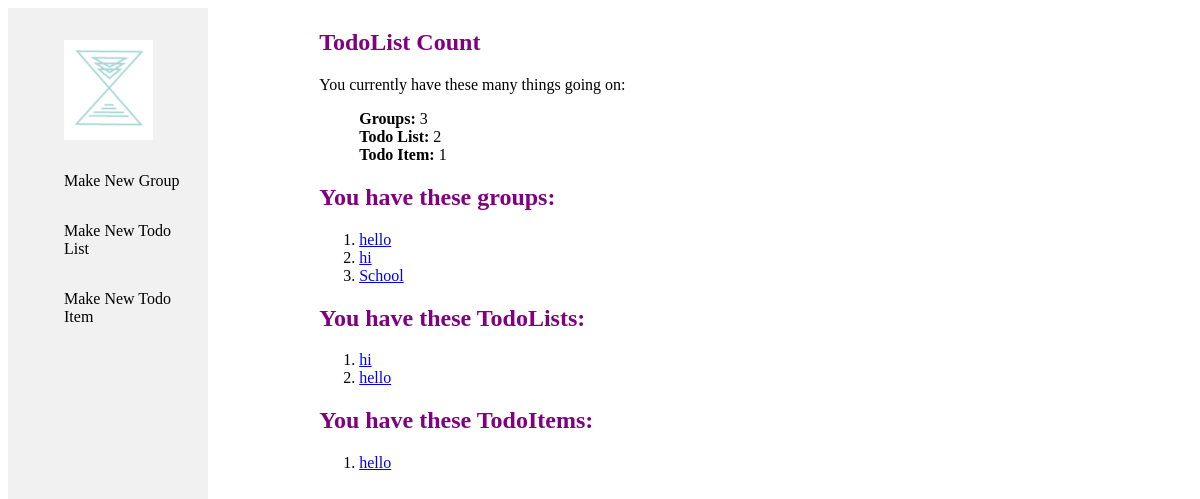
The app's page /, older data.
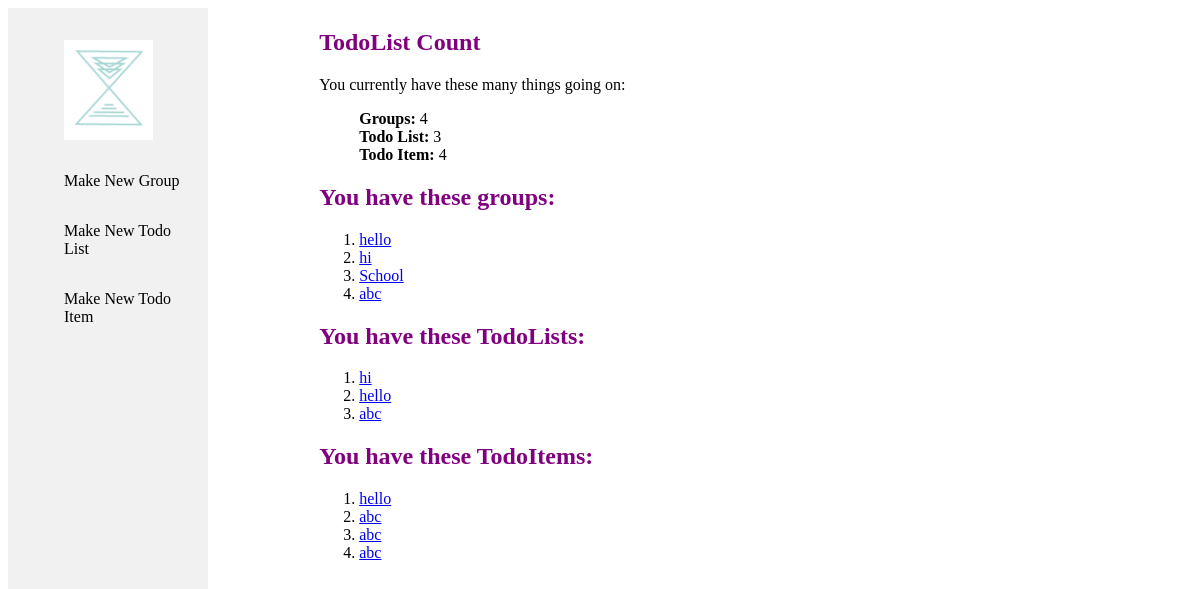
The same page, newer data.
### calendarApp/models.py (models this page shows)
class Group(models.Model):
    name = models.CharField(max_length=200)
    def __str__(self):
        return self.name

class TodoList(models.Model):
    group = models.ForeignKey(Group, on_delete=models.CASCADE)
    name = models.CharField(max_length=200)
    def __str__(self):
        return self.name

class TodoItem(models.Model):
    todoList = models.ForeignKey(TodoList, on_delete=models.CASCADE)
    name = models.CharField(max_length=200)
    completed = models.BooleanField(default=False)
    deadline = models.DateField()
    def __str__(self):
        return self.name

### calendarApp/views.py (the view)
# urls.py: path('', views.index, name='index'),
def index(request):
    num_Groups = Group.objects.all().count()
    num_TodoList = TodoList.objects.all().count()
    num_TodoItem = TodoItem.objects.all().count()
    groups = Group.objects.all()
    todoLists = TodoList.objects.all()
    todoItems = TodoItem.objects.all()
    context = {
        "num_Groups": num_Groups,
        "num_TodoList": num_TodoList,
        "num_TodoItem": num_TodoItem,
        "groups": groups,
        "todoLists": todoLists,
        "todoItems": todoItems,
    }
    return render(request, "index.html", context=context)

### calendarApp/templates/index.html
{% extends "base_generic.html" %}
{% block content %}
<div class="content">
  <div class="main">
    <h2>TodoList Count</h2>
    <p>You currently have these many things going on:</p>
    <ul>
      <li><strong>Groups:</strong> {{ num_Groups }}</li>
      <li><strong>Todo List:</strong> {{ num_TodoList }}</li>
      <li><strong>Todo Item:</strong> {{ num_TodoItem }}</li>
    </ul>
    {% if groups %}
      <h2>You have these groups:</h2>
      <ol>
        {% for group in groups %}
          <li><a href="/{{group.name}}">{{group.name}}</a></li>
        {% endfor %}
      </ol>
    {% endif %}
    {% if todoLists %}
    <h2>You have these TodoLists:</h2>
    <ol>
      {% for todoList in todoLists %}
        <li><a href="/{{todoList.group}}/{{todoList.name}}">{{todoList.name}}</a></li>
      {% endfor %}
    </ol>
    {% endif %}
    {% if todoItems %}
    <h2>You have these TodoItems:</h2>
    <ol>
      {% for todoItem in todoItems %}
        <li> <a href="/{{todoItem.todoList.group}}/{{todoItem.todoList}}/{{todoItem}}">{{todoItem.name}}</a></li>
      {% endfor %}
    </ol>
    {% endif %}
  </div>
</div>
{% endblock %}

Row changes from the older to the newer data that the page shows:
added Group: name "abc"
added TodoList: name "abc"
added TodoItem: name "abc"
added TodoItem: name "abc"
added TodoItem: name "abc"
Text that changed along with them:
{{ num_Groups }}: "3" → "4"
{{ num_TodoList }}: "2" → "3"
{{ num_TodoItem }}: "1" → "4"
